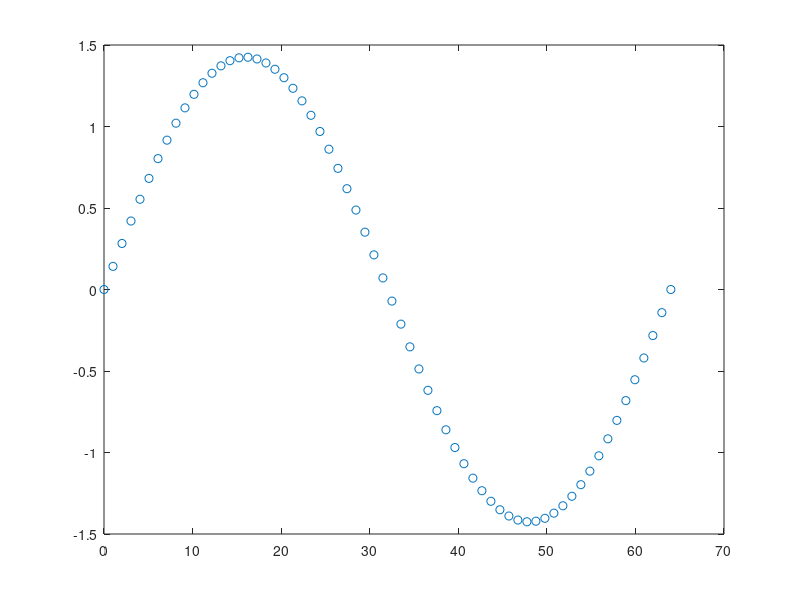

Recreate this plot in MATLAB. (Note: this script raises an error after producing the figure.)
%% main 
n_particles = 62; %% we have 64 particles but 62 can move
dt = 0.5;
t_max = 2000;

%Set alpha and beta
alpha = 0.0; %compute linear
beta = 0.3; %computte nonlinear

%change the initial mode to get different harmonics
init_mode = 1;

amplitude = 10 * sqrt(2.0 / (n_particles + 1));
lamb = 2 / init_mode;

tmp = linspace(0, 1, n_particles + 2);
% if you would like a "sin pull"
x_old = amplitude * 0.8 * sin(2.0 * pi * tmp / 1);

% pull it
%x_old = zeros(n_particles + 2,1); 
%x_old(12) = 1;
%x_old(11) = 0.7;
%x_old(10) = 0.3;
%x_old(13) = 0.7;
%x_old(14) = 0.3;

x = x_old;
x(1) = 0; x(end) = 0; x_old(1) = 0 ; x_old(end) = 0;

pos = linspace(0, n_particles + 2, n_particles + 2);

% initial state

figure('Name','Initial state');
title('Start position of particles');
axis([0, n_particles + 2, -amplitude * 1.1, amplitude * 1.1]);
plot(pos, x, 'o');

%% Computing
t = 0;
i = 1;
dtq = dt^2;
record = [];
while t < t_max
    %calculating new position of particles
    temp_x = x;
    x = (circshift(x, -1) + circshift(x, 1) - 2.0 * x) * dtq     ...
                + alpha * ( (circshift(x, -1) - x).^2 - (x - circshift(x, 1)).^2 ) * dtq  ...
                + beta * ( (circshift(x, -1) - x).^3 - (x - circshift(x, 1)).^3 ) * dtq ...
                + 2.0 * x - x_old;
    x_old = temp_x;                                                                       
    x(1) = 0;
    x(end) = 0;
    
    record(:,i) = x;
    i = i + 1;
    t = t + dt;
end
index_end = i-1;

%% video generate
gcf = figure;
video = VideoWriter('video.mp4');
%set(gcf, 'Renderer', 'painters');

set(gcf, 'Renderer', 'zbuffer'); % if works on windows 10, please activate it.

open(video);
for t = 1:index_end
    plot(record(:,t),'o');
    axis([0, n_particles + 2, -amplitude * 1.1, amplitude * 1.1]);
    F = getframe(gcf); %activate it when you want to record the movie
    writeVideo(video,F);
    %imgs(t) = im2frame(F.cdata); %activate it when you want to record the movie
end
close(video);
% once want to use moive, but it does not work for windows for some reason
% It seems to happen in windows 10 or matlab 2016+
% movie(imgs)


